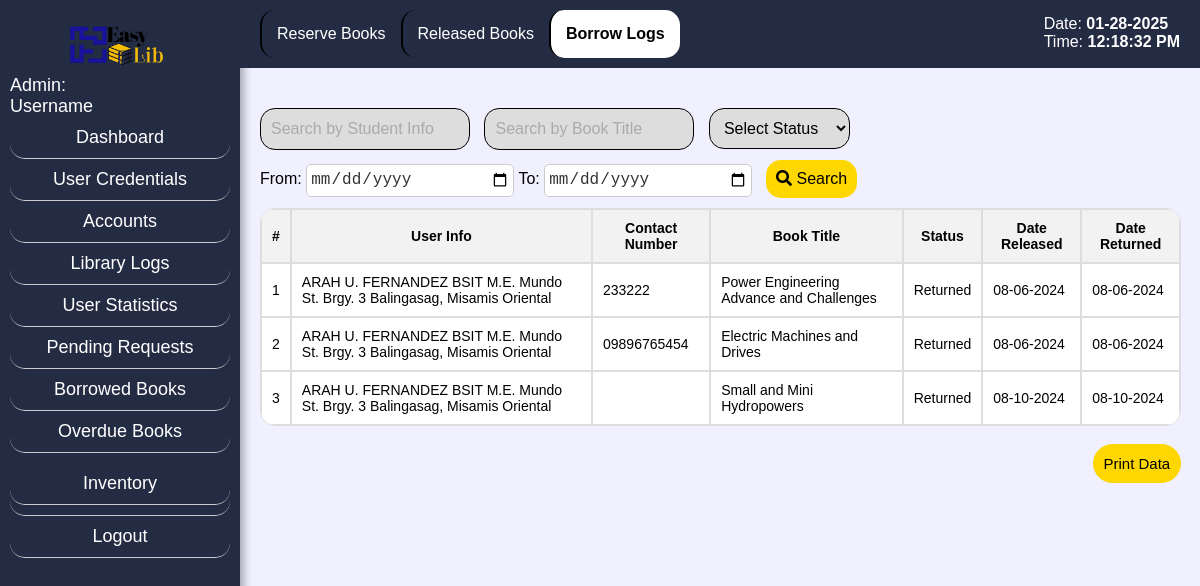
Before: /admin_wlogs.php with the older database file.
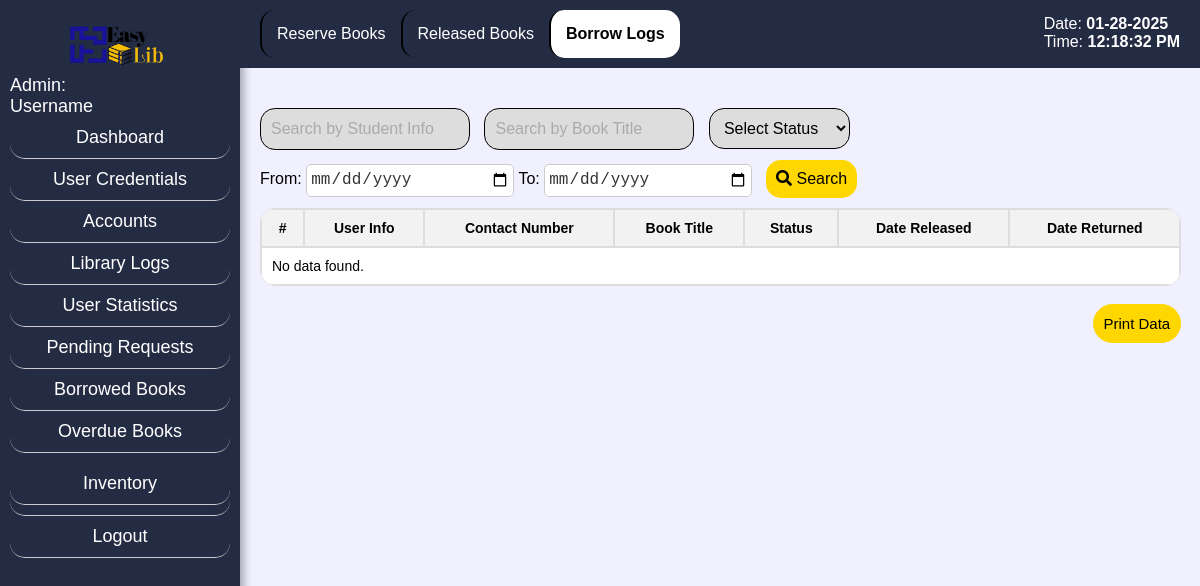
After: the same page with the newer database file.
### tables this page shows
CREATE TABLE `rsv` (
  `rid` int(9) NOT NULL,
  `uid` int(9) NOT NULL,
  `bid` int(9) NOT NULL,
  `info` varchar(255) NOT NULL,
  `contact` varchar(255) NOT NULL,
  `title` varchar(255) NOT NULL,
  `status` varchar(255) NOT NULL,
  `rsv_end` varchar(255) NOT NULL,
  `date_rel` varchar(255) NOT NULL,
  `due_date` varchar(255) NOT NULL,
  `date_ret` varchar(255) NOT NULL,
  `remarks` varchar(255) NOT NULL
);

CREATE TABLE `inventory` (
  `bid` int(9) NOT NULL,
  `title` varchar(99) NOT NULL,
  `author` varchar(99) NOT NULL,
  `year` varchar(99) NOT NULL,
  `genre` varchar(255) NOT NULL,
  `dew_num` varchar(99) NOT NULL,
  `ISBN` varchar(99) NOT NULL,
  `shlf_num` varchar(99) NOT NULL,
  `cndtn` varchar(99) NOT NULL,
  `add_info` varchar(500) NOT NULL,
  `status` varchar(255) NOT NULL,
  `added_by` varchar(99) NOT NULL,
  `publisher` varchar(255) NOT NULL,
  `edition` varchar(50) NOT NULL,
  `language` varchar(50) NOT NULL,
  `physical_description` text NOT NULL,
  `series_title` varchar(255) NOT NULL,
  `subject_keywords` text NOT NULL,
  `accession_number` varchar(50) NOT NULL,
  `barcode` varchar(50) NOT NULL,
  `acquisition_date` date NOT NULL,
  `location` varchar(255) NOT NULL,
  `cataloging_notes` text NOT NULL
);

### admin_wlogs.php (the view, shortened to what this page needs)
<?php
include 'config.php';
?>
<?php
$where_clause = " WHERE r.uid = 0 AND (r.status = 'Returned' OR r.status = 'Cancelled')";
$query = "SELECT r.rid, r.bid, r.info, r.contact, i.title, r.status, r.date_rel, r.date_ret
          FROM rsv r
          INNER JOIN inventory i ON r.bid = i.bid
          $where_clause";
$result = $mysqli->query($query);
?>
<!DOCTYPE html>
<html lang="en">
<head>
    <link rel="stylesheet" href="css/admin_srch.css">
    <link rel="stylesheet" href="https://cdnjs.cloudflare.com/ajax/libs/font-awesome/5.15.4/css/all.min.css">
</head>
<body class="bg">
<div class="sidebar">
    <span style="margin-left: 25%;"><img src="css/pics/logop.png" alt="Logo" class="logo"></span>
        <?php
        if(isset($admin_username_display)) {
            echo '<div class="hell">Admin: ' . $admin_username_display . '</span></div>';
        } else {
            echo '<div>Admin: <br>Username</div>';
        }
        ?>
        <a href="admin_dash.php<?php if(isset($aid)) echo '?aid=' . $aid; ?>" class="sidebar-item">Dashboard</a>
        <a href="admin_pf.php<?php if(isset($aid)) echo '?aid=' . $aid; ?>" class="sidebar-item">User Credentials</a>
        <a href="admin_srch.php<?php if(isset($aid)) echo '?aid=' . $aid; ?>" class="sidebar-item">Accounts</a>
        <a href="admin_attd.php<?php if(isset($aid)) echo '?aid=' . $aid; ?>" class="sidebar-item">Library Logs</a>
        <a href="admin_stat.php<?php if (isset($aid)) echo '?aid=' . $aid; ?>" class="sidebar-item">User Statistics</a>
        <a href="admin_preq.php<?php if(isset($aid)) echo '?aid=' . $aid; ?>" class="sidebar-item">Pending Requests</a>
        <a href="admin_brel.php<?php if(isset($aid)) echo '?aid=' . $aid; ?>" class="sidebar-item">Borrowed Books</a>
        <a href="admin_ob.php<?php if(isset($aid)) echo '?aid=' . $aid; ?>" class="sidebar-item">Overdue Books</a>
        <div class="sidebar-item dropdown">
            <a href="#" class="dropdown-link" onmouseover="toggleDropdown(event)">Inventory</a>
        </div>
        <a href="login.php" class="sidebar-item logout-btn">Logout</a>
    </div>
    <div class="content">
        <nav class="secondary-navbar">
            <a href="admin_wres.php<?php if(isset($aid)) echo '?aid=' . $aid; ?>" class="secondary-navbar-item">Reserve Books</a>
            <a href="admin_wrel.php<?php if(isset($aid)) echo '?aid=' . $aid; ?>" class="secondary-navbar-item">Released Books</a>
            <a href="admin_wlogs.php<?php if(isset($aid)) echo '?aid=' . $aid; ?>" class="secondary-navbar-item active">Borrow Logs</a>
        </nav>
    </div>
    <div class="fixed-date-time">
        <p>Date: <span id="current-date"><?php echo date("m-d-Y"); ?></span></p>
        <p>Time: <span id="current-time"></span></p>
    </div>
    <br>
    <div class="content-container">
    <div class="search-bar">
    <form method="GET" action="admin_wlogs.php">
        <input type="text" name="search_info" placeholder="Search by Student Info">
        <input type="text" name="search_title" placeholder="Search by Book Title">
        <select name="search_status">
            <option value="">Select Status</option>
        </select>
        <br>
        <label for="start-date">From:</label>
            <input type="date" name="start_date" placeholder="Start Date">
        <label for="end-date">To:</label>
            <input type="date" name="end_date" placeholder="End Date">
        <button type="submit" style="margin-left: 1%;"><i class="fas fa-search"></i> Search</button>
    </form>
</div>
                <table>
                <thead>
                        <tr>
                            <th>#</th>
                            <th>User Info</th>
                            <th>Contact Number</th>
                            <th>Book Title</th>
                            <th>Status</th>
                            <th>Date Released</th>
                            <th>Date Returned</th>
                        </tr>
                    </thead>
                    <tbody>
                    <?php
            if ($result && $result->num_rows > 0) {
                $counter = 1;
                while($row = $result->fetch_assoc()) {
                    echo "<tr>";
                    echo "<td>" . $counter++ . "</td>";
                    echo "<td>" . $row["info"] . "</td>";
                    echo "<td>" . $row["contact"] . "</td>";
                    echo "<td>" . $row["title"] . "</td>";
                    echo "<td>" . $row["status"] . "</td>";
                    echo "<td>" . $row["date_rel"] . "</td>";
                    echo "<td>" . $row["date_ret"] . "</td>";
                    echo "</tr>";
                }
            } else {
                echo "<tr><td colspan='8'>No data found.</td></tr>";
            }
            ?>
            </tbody>
                </table>
                <br>
                <button onclick="printData()" class="print-button">Print Data</button>
    </div>
</body>
</html>

Changed rows visible on the page:
removed rsv: info "ARAH U. FERNANDEZ BSIT M.E. Mundo St. Brgy. 3 Balingasag, Misamis Oriental", contact "233222", bid.title "Power Engineering Advance and Challenges", status "Returned", date_rel "08-06-2024", date_ret "08-06-2024"
removed rsv: info "ARAH U. FERNANDEZ BSIT M.E. Mundo St. Brgy. 3 Balingasag, Misamis Oriental", contact "09896765454", bid.title "Electric Machines and Drives", status "Returned", date_rel "08-06-2024", date_ret "08-06-2024"
removed rsv: info "ARAH U. FERNANDEZ BSIT M.E. Mundo St. Brgy. 3 Balingasag, Misamis Oriental", bid.title "Small and Mini Hydropowers", status "Returned", date_rel "08-10-2024", date_ret "08-10-2024"
Other visible differences:
text now shown: "No data found."
